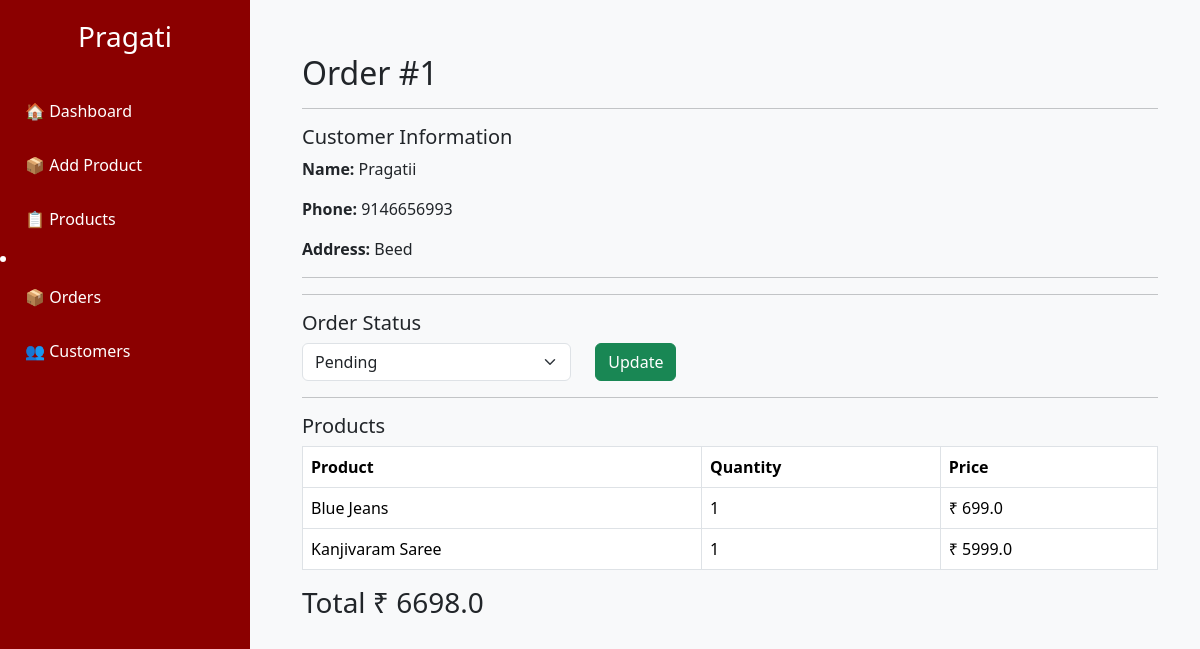
Screenshot of /admin/order/1 with the database file from the repository.
### models.py (models this page shows)
class Order(db.Model):
    id = db.Column(db.Integer, primary_key=True)
    user_id = db.Column(db.Integer, db.ForeignKey("user.id"))
    customer_name = db.Column(db.String(100))
    phone = db.Column(db.String(20))
    address = db.Column(db.Text)
    total_amount = db.Column(db.Float)
    status = db.Column(db.String(50), default="Pending")

class OrderItem(db.Model):
    id = db.Column(db.Integer, primary_key=True)
    order_id = db.Column(db.Integer, db.ForeignKey("order.id"))
    product_id = db.Column(db.Integer, db.ForeignKey("product.id"))
    quantity = db.Column(db.Integer)
    price = db.Column(db.Float)
    product = db.relationship("Product")

class Product(db.Model):
    id = db.Column(db.Integer, primary_key=True)
    name = db.Column(db.String(100), nullable=False)
    category = db.Column(db.String(50))
    price = db.Column(db.Float)
    stock = db.Column(db.Integer)
    image = db.Column(db.String(255), nullable=True)
    description = db.Column(db.Text)
    is_new = db.Column(db.Boolean, default=True)

### app.py (the view)
@app.route("/admin/order/<int:id>")
def view_order(id):
    order = Order.query.get_or_404(id)
    items = OrderItem.query.filter_by(order_id=id).all()
    return render_template(
        "admin/order_details.html",
        order=order,
        items=items
    )

### templates/admin/order_details.html (shortened to what this page needs)
{% extends "admin/base_admin.html" %}
{% block content %}
<div class="container mt-4">
<h2>Order #{{ order.id }}</h2>
<hr>
<h5>Customer Information</h5>
<p><strong>Name:</strong> {{ order.customer_name }}</p>
<p><strong>Phone:</strong> {{ order.phone }}</p>
<p><strong>Address:</strong> {{ order.address }}</p>
<hr>
<hr>
<h5>Order Status</h5>
<form method="POST" action="{{ url_for('update_order_status', id=order.id) }}">
    <div class="row">
        <div class="col-md-4">
            <select class="form-select" name="status">
                <option value="Pending"
                    {% if order.status=="Pending" %}selected{% endif %}>
                    Pending
                </option>
            </select>
        </div>
        <div class="col-md-2">
            <button class="btn btn-success">
                Update
            </button>
        </div>
    </div>
</form>
<hr>
<h5>Products</h5>
<table class="table table-bordered">
<tr>
<th>Product</th>
<th>Quantity</th>
<th>Price</th>
</tr>
{% for item in items %}
<tr>
<td>{{ item.product.name }}</td>
<td>{{ item.quantity }}</td>
<td>₹ {{ item.price }}</td>
</tr>
{% endfor %}
</table>
<h3>Total ₹ {{ order.total_amount }}</h3>
{% endblock %}

### templates/admin/base_admin.html (style rules this page uses)
body { background:#f8f9fa; }

### rows the page displays
Order: id "1", customer_name "Pragatii", phone "9146656993", address "Beed", status "Pending", total_amount "6698.0"
OrderItem: product.name "Blue Jeans", quantity "1", price "699.0"
OrderItem: product.name "Kanjivaram Saree", quantity "1", price "5999.0"
